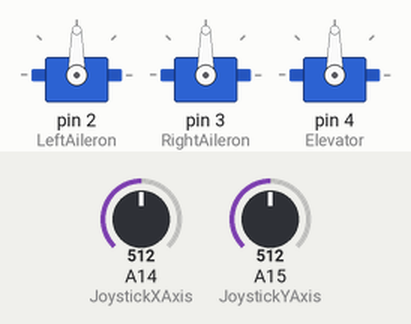
This sketch was run on a simulated Arduino Mega 2560, built with avr-gcc and run on an emulated ATmega2560. Parts: 3 × servo. The inputs (shaded band) are chosen by the test bench; at power-on: A14 (JoystickXAxis) = 512, A15 (JoystickYAxis) = 512.

Above: at 1.2 s.
1.3 s: A14 (JoystickXAxis) set to 716
At 1.9 s:
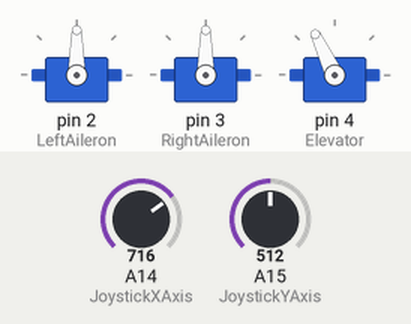
2.8 s: A15 (JoystickYAxis) set to 716
At 3.1 s:
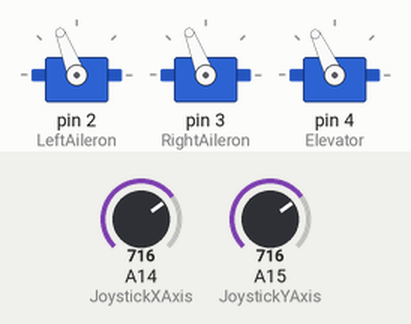
4.3 s: A14 (JoystickXAxis) set to 900
At 5.4 s:
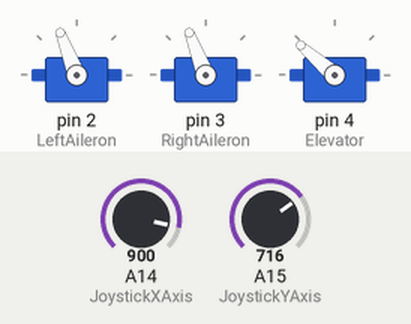
5.8 s: A15 (JoystickYAxis) set to 900
At 6.6 s:
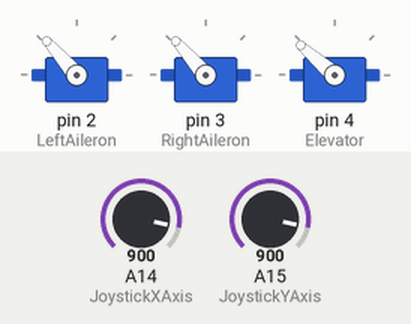
7.3 s: A14 (JoystickXAxis) set to 1023
At 7.7 s:
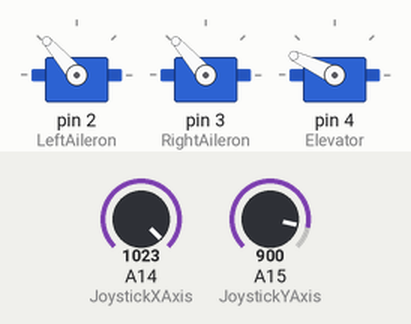
8.8 s: A15 (JoystickYAxis) set to 1023
At 10.0 s:
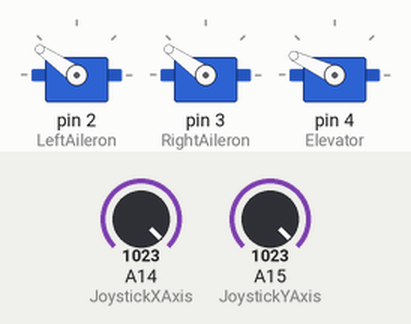
Timing chart, 0 to 11.3 s (numbered marks = the images above; inputs shaded):
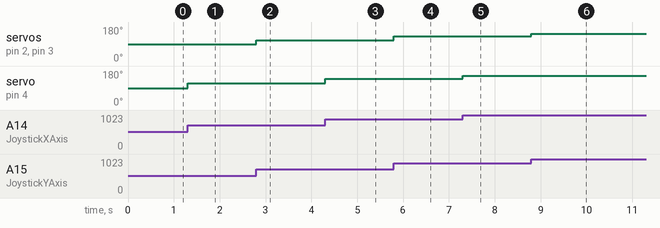

Measured:
- after the input at 1.3 s, servo on pin 4 (Elevator): 90° → 115° at once
- after the input at 2.8 s, servo on pin 2 (LeftAileron), servo on pin 3 (RightAileron): 90° → 111° at once
- after the input at 4.3 s, servo on pin 4 (Elevator): 115° → 139° at once
- after the input at 5.8 s, servo on pin 2 (LeftAileron), servo on pin 3 (RightAileron): 111° → 131° at once
- after the input at 7.3 s, servo on pin 4 (Elevator): 139° → 155° at once
- after the input at 8.8 s, servo on pin 2 (LeftAileron), servo on pin 3 (RightAileron): 131° → 145° at once

The sketch:

AileronsElevator.ino
```cpp
//Include Libraries

#include <Servo.h>

Servo LeftAileron;
Servo RightAileron;
Servo Elevator;


const int JoystickYAxis = A15;
const int JoystickXAxis = A14;


int YAxisRaw;
int YAxisMapped;

int XAxisRaw;
int XAxisMapped;


void setup() {
  // put your setup code here, to run once:

  Serial.begin(9600);

  LeftAileron.attach(2);
  RightAileron.attach(3);
  Elevator.attach(4);


}

void loop() {
  // put your main code here, to run repeatedly:

  YAxisRaw = analogRead(JoystickYAxis);
  YAxisMapped = map(YAxisRaw, 0, 1023, 35, 145);

  LeftAileron.write(YAxisMapped);
  RightAileron.write(YAxisMapped);

  XAxisRaw = analogRead(JoystickXAxis);
  XAxisMapped = map(XAxisRaw, 0 , 1023, 25, 155);

  Elevator.write(XAxisMapped);
  /*
    delay(1000);
    LeftAileron.write(180);
    RightAileron.write(200);
    delay(1000);
  */

}
```
